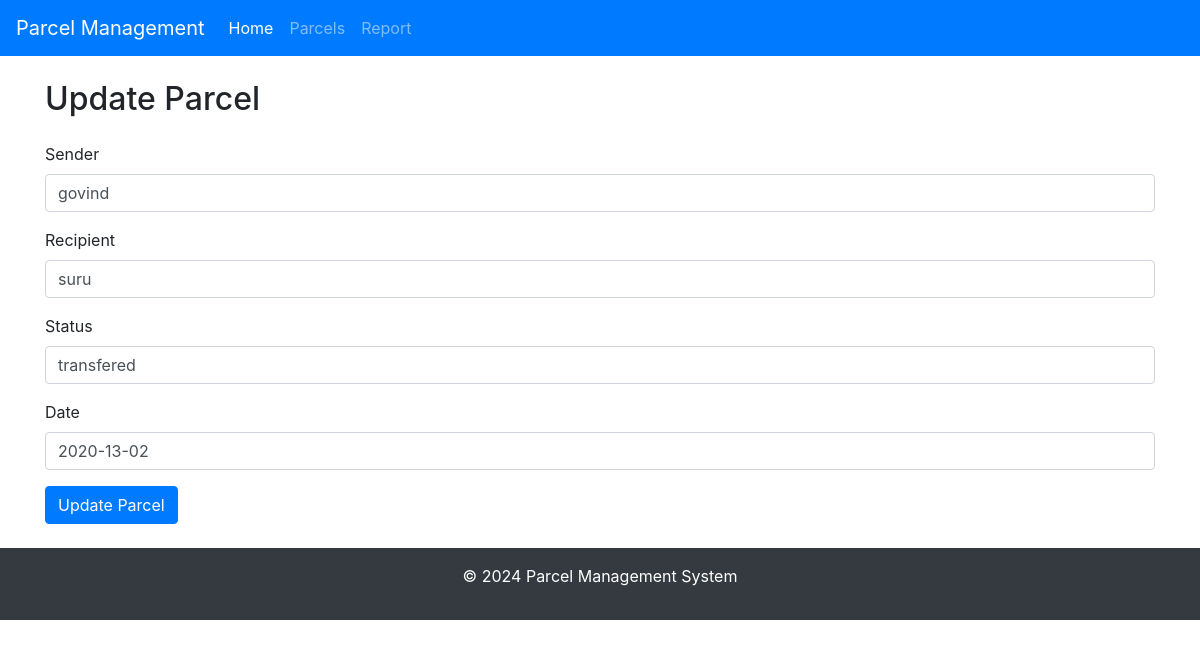
Screenshot of /update/2 with the database file from the repository.
### app/models.py (models this page shows)
class Parcel(db.Model):
    id = db.Column(db.Integer, primary_key=True)
    parcel_id = db.Column(db.String(20), unique=True, nullable=False)
    sender = db.Column(db.String(100), nullable=False)
    recipient = db.Column(db.String(100), nullable=False)
    status = db.Column(db.String(50), nullable=False)
    date = db.Column(db.String(20), nullable=False)

### app/routes.py (the view, shortened to what this page needs)
@app.route('/update/<int:id>', methods=['GET', 'POST'])
def update_parcel(id):
    parcel = Parcel.query.get(id)
    return render_template('update_parcel.html', parcel=parcel)

### app/templates/update_parcel.html (shortened to what this page needs)
{% extends "layout.html" %}
{% block content %}
<h2 class="mb-4">Update Parcel</h2>
<form method="POST">
    <div class="form-group">
        <label for="sender">Sender</label>
        <input type="text" id="sender" name="sender" class="form-control" value="{{ parcel.sender }}" required>
    </div>
    <div class="form-group">
        <label for="recipient">Recipient</label>
        <input type="text" id="recipient" name="recipient" class="form-control" value="{{ parcel.recipient }}" required>
    </div>
    <div class="form-group">
        <label for="status">Status</label>
        <input type="text" id="status" name="status" class="form-control" value="{{ parcel.status }}" required>
    </div>
    <div class="form-group">
        <label for="date">Date</label>
        <input type="text" id="date" name="date" class="form-control" value="{{ parcel.date }}" required>
    </div>
    <button type="submit" class="btn btn-primary">Update Parcel</button>
</form>
{% endblock %}

### app/static/css/styles.css (style rules this page uses)
body { font-family: 'Arial', sans-serif; background-color: #f8f9fa; color: #212529; }
.btn-primary { background-color: #007bff; border-color: #007bff; }

### rows the page displays
Parcel: sender "govind", recipient "suru", status "transfered", date "2020-13-02"
